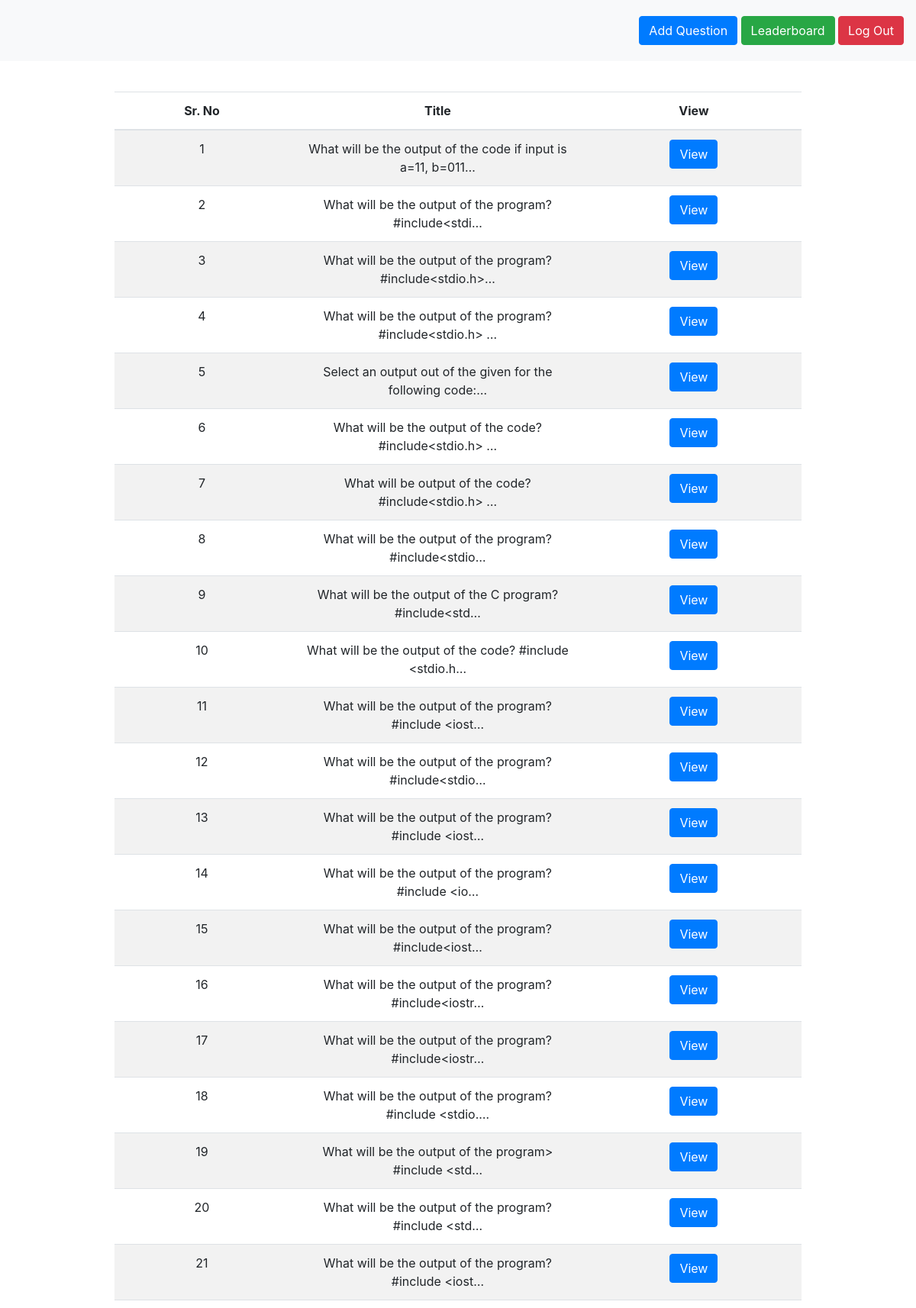
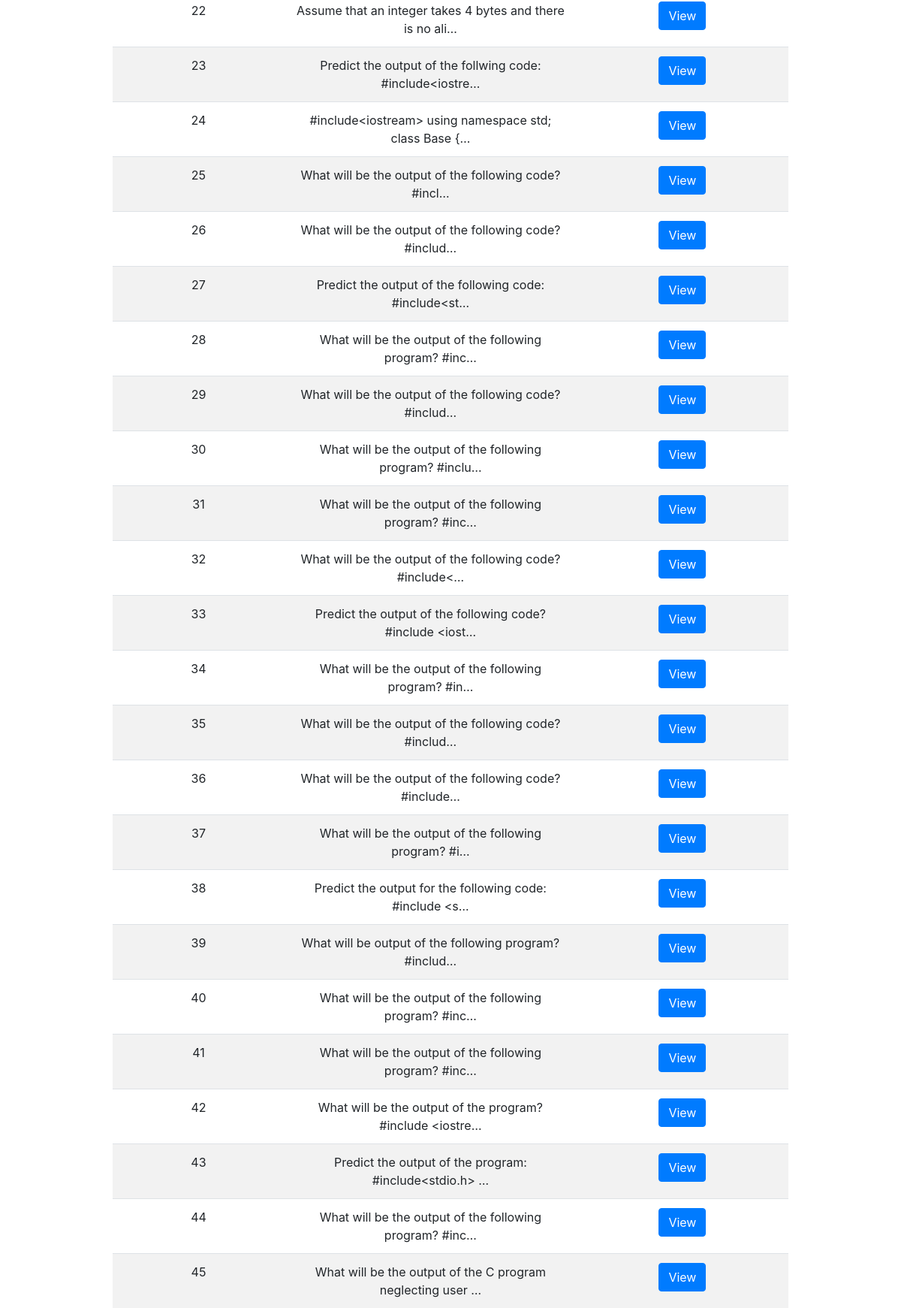
The page /questionhub/ (signed in) on the database its author committed (2 pictures, top to bottom).
### basic_app/models.py (models this page shows)
class Questions(models.Model):
    user = models.ForeignKey(User, on_delete=models.CASCADE)
    questions = models.TextField()
    choice1 = models.CharField(max_length=126)
    choice2 = models.CharField(max_length=126)
    choice3 = models.CharField(max_length=126)
    choice4 = models.CharField(max_length=126)
    correct = models.CharField(max_length=1)

### basic_app/views.py (the view)
# urls.py: path('questionhub/', views.question_hub, name='question_hub'),
def question_hub(request):
    if request.user.is_authenticated:
        questions = Questions.objects.filter(user=request.user)
        return render(request, 'basic_app/questionHub.html', context={'questions': questions})
    else:
        return HttpResponseRedirect(reverse('register'))

### basic_app/templates/basic_app/questionHub.html (shortened to what this page needs)
<!DOCTYPE html>
<html lang="en">
<head>
</head>
<link rel="stylesheet" href="https://maxcdn.bootstrapcdn.com/bootstrap/4.3.1/css/bootstrap.min.css">
<body>
    <nav class="navbar bg-light">
        <div class="item">
                <a href="{% url 'questions' %}">
                    <div class="btn btn-primary">
                        Add Question
                    </div>
                </a>
                <a href="{% url 'leaderboard' %}">
                    <div class="btn btn-success">
                        Leaderboard
                    </div>
                </a>
                <a href="{% url 'logout' %}">
                    <div class="btn btn-danger">
                        Log Out
                    </div>
                </a>
        </div>
    </nav>
    <table class="table table-striped table-hover">
        <thead>
            <th>Sr. No</th>
            <th>Title</th>
            <th>View</th>
        </thead>
        <tbody>
          {% for question in questions %}
          <tr>
              <td>{{ forloop.counter }}</td>
              <td>{{ question.questions|truncatechars:60}}</td>
              <td><a href="{% url 'edit_question' id=question.id %}"> <button class="btn btn-primary"> View </button> </a> </td>
          </tr>
          {% endfor %}
        </tbody>
    </table>
</body>
</html>

### basic_app/templates/basic_app/questionHub.html (style rules this page uses)
.navbar { height:10vh; display: flex; justify-content: flex-end; }
.item { float: right; }
.table { width: 75vw; margin: auto; margin-top: 5vh; }
td, th { max-width:10vw; text-align: center; }

### rows shown on the page
Questions: questions "What will be the output of the code if input is a=11, b=011…"
Questions: questions "What will be the output of the program? #include<stdi…"
Questions: questions "What will be the output of the program? #include<stdio.h>…"
Questions: questions "What will be the output of the program? #include<stdio.h> …"
Questions: questions "Select an output out of the given for the following code:…"
Questions: questions "What will be the output of the code? #include<stdio.h> …"
Questions: questions "What will be output of the code? #include<stdio.h> …"
Questions: questions "What will be the output of the program? #include<stdio…"
Questions: questions "What will be the output of the C program? #include<std…"
Questions: questions "What will be the output of the code? #include <stdio.h…"
Questions: questions "What will be the output of the program? #include <iost…"
Questions: questions "What will be the output of the program? #include<stdio…"
Questions: questions "What will be the output of the program? #include <iost…"
Questions: questions "What will be the output of the program? #include <io…"
Questions: questions "What will be the output of the program? #include<iost…"
Questions: questions "What will be the output of the program? #include<iostr…"
Questions: questions "What will be the output of the program? #include<iostr…"
Questions: questions "What will be the output of the program? #include <stdio.…"
Questions: questions "What will be the output of the program> #include <std…"
Questions: questions "What will be the output of the program? #include <std…"
Questions: questions "What will be the output of the program? #include <iost…"
Questions: questions "Assume that an integer takes 4 bytes and there is no ali…"
Questions: questions "Predict the output of the follwing code: #include<iostre…"
Questions: questions "#include<iostream> using namespace std; class Base {…"
Questions: questions "What will be the output of the following code? #incl…"
Questions: questions "What will be the output of the following code? #includ…"
Questions: questions "Predict the output of the following code: #include<st…"
Questions: questions "What will be the output of the following program? #inc…"
Questions: questions "What will be the output of the following code? #includ…"
Questions: questions "What will be the output of the following program? #inclu…"
Questions: questions "What will be the output of the following program? #inc…"
Questions: questions "What will be the output of the following code? #include<…"
Questions: questions "Predict the output of the following code? #include <iost…"
Questions: questions "What will be the output of the following program? #in…"
Questions: questions "What will be the output of the following code? #includ…"
Questions: questions "What will be the output of the following code? #include…"
Questions: questions "What will be the output of the following program? #i…"
Questions: questions "Predict the output for the following code: #include <s…"
Questions: questions "What will be output of the following program? #includ…"
Questions: questions "What will be the output of the following program? #inc…"
Questions: questions "What will be the output of the following program? #inc…"
Questions: questions "What will be the output of the program? #include <iostre…"
Questions: questions "Predict the output of the program: #include<stdio.h> …"
Questions: questions "What will be the output of the following program? #inc…"
Questions: questions "What will be the output of the C program neglecting user …"
